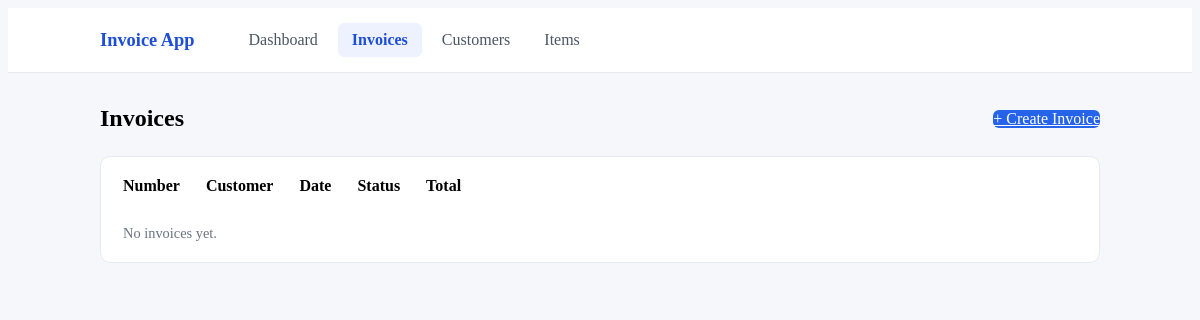
The app's page /invoices, older data.
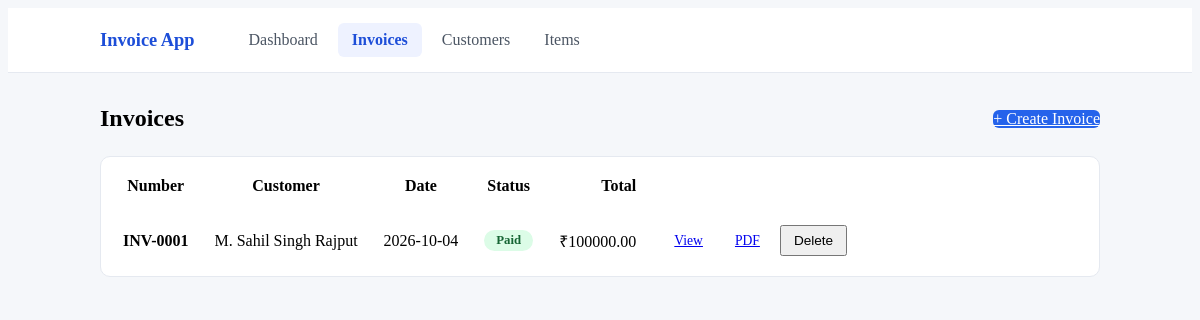
The same page, newer data.
### database.py (models this page shows)
class BaseModel(Model):
    class Meta:
        database = db

class Invoice(BaseModel):
    number = CharField(unique=True)
    customer = ForeignKeyField(Customer, backref="invoices", on_delete="CASCADE")
    date = DateField(default=date.today)
    status = CharField(default="Unpaid")  # Unpaid / Paid
    notes = TextField(default="")
    @property
    def total(self):
        return sum((line.amount for line in self.lines), 0)

class Customer(BaseModel):
    name = CharField()
    email = CharField(default="")
    phone = CharField(default="")
    address = TextField(default="")

class InvoiceLine(BaseModel):
    invoice = ForeignKeyField(Invoice, backref="lines", on_delete="CASCADE")
    description = CharField()
    quantity = IntegerField(default=1)
    price = DecimalField(decimal_places=2, default=0)
    @property
    def amount(self):
        return self.quantity * self.price

### app.py (the view)
@app.route("/invoices")
def invoices():
    rows = Invoice.select().order_by(Invoice.id.desc())
    return render_template("invoices.html", invoices=rows)

### app.py (called while the page is built)
@app.before_request
def open_db():
    db.connect(reuse_if_open=True)

@app.after_request
def clear_stats(response):
    if request.method == "POST":
        try:
            cache.delete("stats")
        except redis.RedisError:
            pass
    return response

### templates/invoices.html (shortened to what this page needs)
{% extends "base.html" %}
{% block content %}
<div class="page-header">
    <h2>Invoices</h2>
    <a href="{{ url_for('add_invoice') }}" class="button">+ Create Invoice</a>
</div>
<div class="table-wrap">
    <table>
        <thead>
            <tr>
                <th>Number</th>
                <th>Customer</th>
                <th>Date</th>
                <th>Status</th>
                <th class="right">Total</th>
                <th></th>
            </tr>
        </thead>
        <tbody>
            {% for inv in invoices %}
            <tr>
                <td><strong>{{ inv.number }}</strong></td>
                <td>{{ inv.customer.name }}</td>
                <td>{{ inv.date }}</td>
                <td><span class="badge badge-{{ inv.status|lower }}">{{ inv.status }}</span></td>
                <td class="right">₹{{ '%.2f'|format(inv.total) }}</td>
                <td class="right">
                    <div class="actions" style="justify-content: flex-end;">
                        <a href="{{ url_for('invoice_view', id=inv.id) }}" class="button secondary">View</a>
                        <a href="{{ url_for('invoice_pdf', id=inv.id) }}" class="button secondary">PDF</a>
                        <form method="post" action="{{ url_for('delete_invoice', id=inv.id) }}"
                              onsubmit="return confirm('Delete this invoice?');">
                            <button type="submit" class="secondary">Delete</button>
                        </form>
                    </div>
                </td>
            </tr>
            {% else %}
            <tr>
                <td colspan="6" class="muted">No invoices yet.</td>
            </tr>
            {% endfor %}
        </tbody>
    </table>
</div>
{% endblock %}

### templates/base.html (shortened to what this page needs)
<!DOCTYPE html>
<html lang="en">
<head>
    <link rel="stylesheet" href="https://unpkg.com/@knadh/oat/oat.min.css">
    <link rel="stylesheet" href="{{ url_for('static', filename='style.css') }}">
</head>
<body>
    <header class="topbar">
        <div class="topbar-inner">
            <span class="brand">Invoice App</span>
            <div class="menu">
                <a href="{{ url_for('index') }}" class="{{ 'active' if request.endpoint == 'index' }}">Dashboard</a>
                <a href="{{ url_for('invoices') }}" class="{{ 'active' if request.endpoint in ['invoices', 'add_invoice', 'invoice_view', 'edit_invoice'] }}">Invoices</a>
                <a href="{{ url_for('customers') }}" class="{{ 'active' if request.endpoint in ['customers', 'add_customer', 'edit_customer'] }}">Customers</a>
                <a href="{{ url_for('items') }}" class="{{ 'active' if request.endpoint in ['items', 'add_item', 'edit_item'] }}">Items</a>
            </div>
        </div>
    </header>
    <div class="page">
        {% block content %}{% endblock %}
    </div>
</body>
</html>

### static/style.css (style rules this page uses)
body { background: #f5f7fa; }
.page { max-width: 1000px; margin: 0 auto; padding: 0 20px 48px; }
.topbar { background: #fff; border-bottom: 1px solid #e5e9f0; margin-bottom: 32px; }
.topbar-inner { max-width: 1000px; margin: 0 auto; padding: 0 20px; height: 64px; display: flex; align-items: center; gap: 32px; }
.brand { font-size: 1.15rem; font-weight: 700; color: #1d4ed8; margin-right: 8px; }
.menu { display: flex; gap: 6px; }
.menu a { padding: 8px 14px; border-radius: 6px; text-decoration: none; color: #4b5563; font-weight: 500; }
.menu a.active { background: #eef2ff; color: #1d4ed8; font-weight: 600; }
.page-header { display: flex; justify-content: space-between; align-items: center; flex-wrap: wrap; gap: 12px; margin-bottom: 24px; }
.page-header h2 { margin: 0; }
.actions { display: flex; gap: 8px; align-items: center; flex-wrap: wrap; }
.actions form { margin: 0; }
button:not(.secondary), a.button:not(.secondary) { background: #2563eb; color: #fff; border-radius: 6px; }
.table-wrap { overflow-x: auto; background: #fff; border: 1px solid #e5e9f0; border-radius: 10px; padding: 4px 8px; margin-bottom: 24px; }
.table-wrap table { margin: 0; }
.table-wrap th, .table-wrap td { padding: 14px 12px; }
.table-wrap td .actions button, .table-wrap td .actions a.button { padding: 6px 12px; font-size: 0.85rem; }
.right { text-align: right; }
.badge { display: inline-block; padding: 3px 12px; border-radius: 999px; font-size: 0.8rem; font-weight: 600; }
.badge-paid { background: #dcfce7; color: #166534; }

Row changes from the older to the newer data that the page shows:
added Invoice: number "INV-0001", customer.name "M. Sahil Singh Rajput", date "2026-10-04", status "Paid"
added InvoiceLine: total "100000.00"
Text that changed along with them:
text no longer shown: "No invoices yet."
